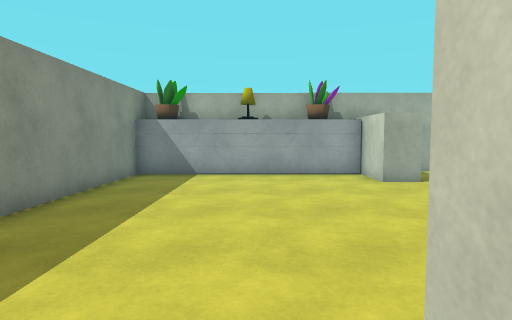
view 1 (above)

13 first-person views from a walk through a 3-D level made in the Unity game engine. The camera is 1.2 m above the floor, tilts 4° down and sees 75° across. Doors are open. The floor is counted in squares, 1 m on a side. Each view is taken from the middle of a square. On the plan, view 1 faces up. The plan holds only what a view shows up to about 14 squares ahead; the rest is blank. The player is left out. Surface patterns are stand-ins for the level's own textures.

view 2
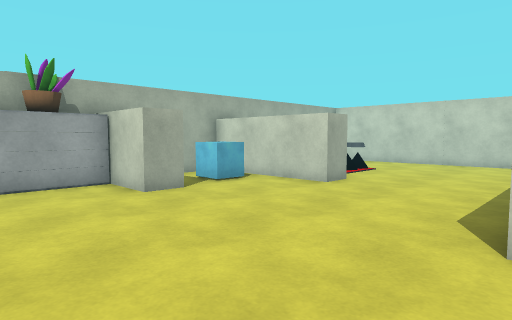

view 3
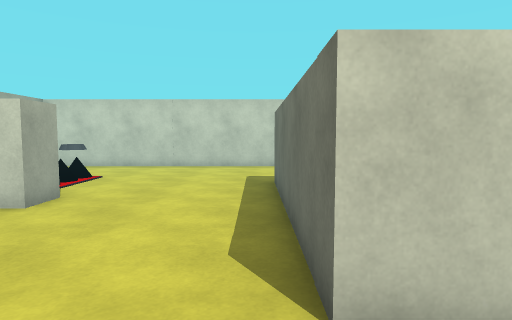

view 4
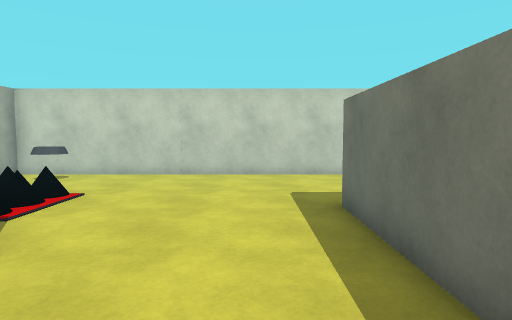

view 5
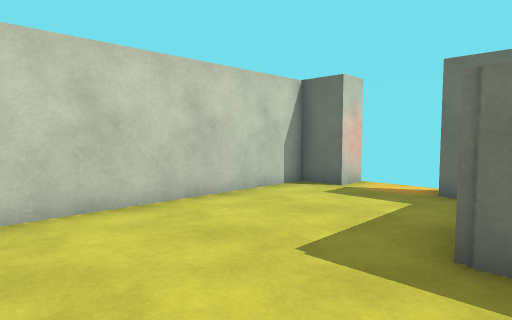

view 6
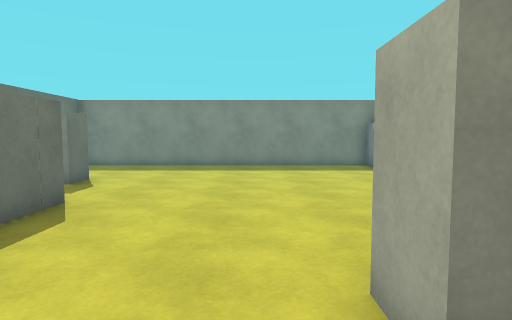

view 7
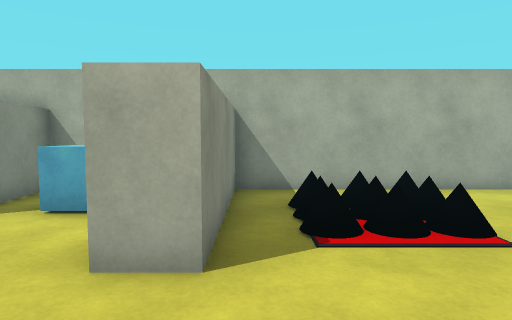

view 8
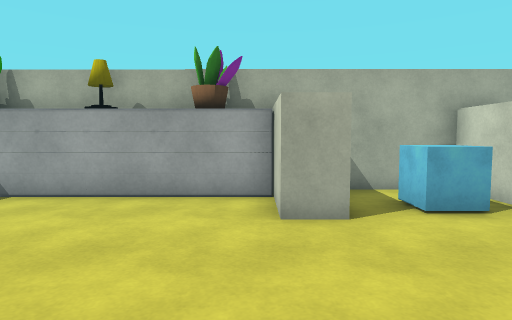

view 9
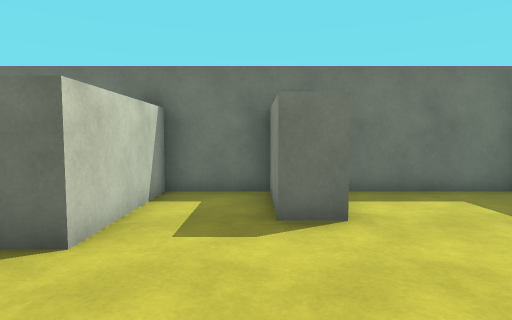

view 10
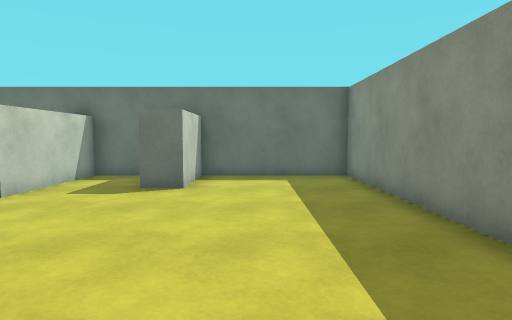

view 11
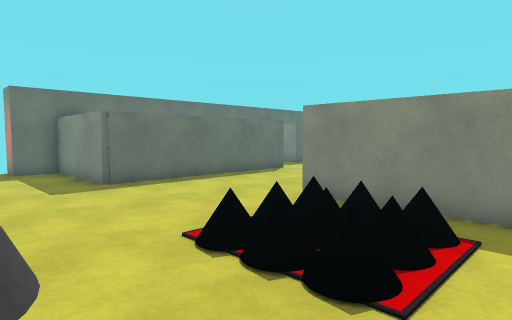

view 12
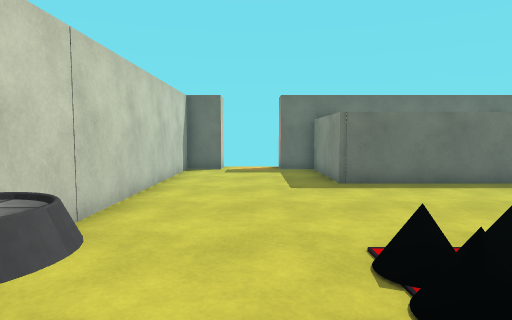

view 13
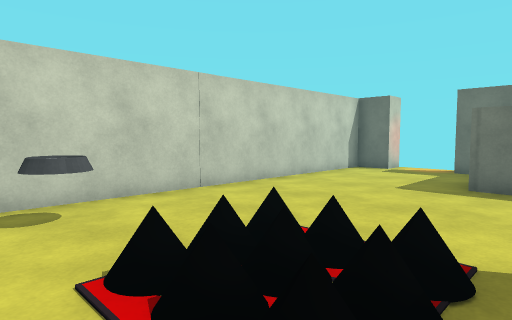

### Floor plan
Points are (right, up) in squares from view 1. A wall is a line through its corners. A room is listed if a view was taken in it or the views show most of it. See-through windows are left out.
Room 1 (views 1, 2, 3, 4, 5, 6, 7, 8, 9, 10, 11, 12, 13)
walls: (4.4, 8.8) (3.4, 8.8) (3.4, 11); (3.4, 11.5) (-3.8, 11.5); (1.6, -1.3) (4, -1.3) (4, 2.5) (10.9, 2.5) (10.9, -1.3) (12.1, -1.3) (12.1, -2.4); (-3.8, 11.2) (-3.8, -1.3) (0.7, -1.3) (0.7, 1.3) (1.7, 1.3) (1.7, -1); (14.3, -2.4) (14.3, -1.3) (15.5, -1.3) (15.5, 11.5) (8.5, 11.5) (8.5, 6.9) (7.5, 6.9) (7.5, 11.5) (4.4, 11.5) (4.4, 10)
ways out: open door at (13, -1.8)
objects: other object (-3, 11) to (2, 11); cube (6, 9) to (7, 10); spikes (10, 9); other object (14, 9) to (15, 10)

Where each view was taken, in squares from view 1:
view 1: 0 up, 0 right, facing up
view 2: 2 up, 0 right, facing up-right
view 3: 3 up, 2 right, facing right
view 4: 4 up, 5 right, facing right
view 5: 6 up, 10 right, facing down-right
view 6: 6 up, 10 right, facing left
view 7: 4 up, 9 right, facing up
view 8: 4 up, 3 right, facing up
view 9: 6 up, 2 right, facing down
view 10: 9 up, 1 left, facing down
view 11: 11 up, 14 right, facing down-left
view 12: 11 up, 13 right, facing down
view 13: 11 up, 9 right, facing down-right
